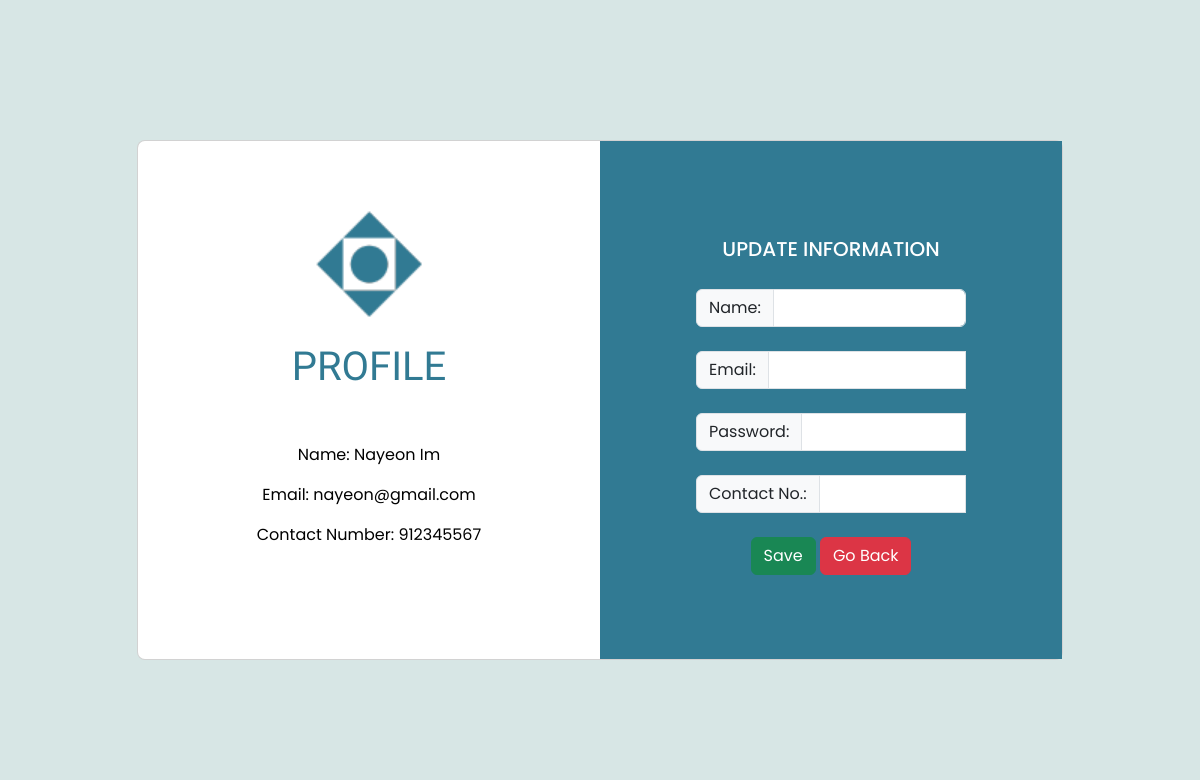
/customer/profile.php (signed in), run on the app's committed database.
### tables this page shows
CREATE TABLE `users` (
  `userId` int(11) NOT NULL,
  `name` varchar(100) DEFAULT NULL,
  `email` varchar(50) DEFAULT NULL,
  `password` varchar(50) DEFAULT NULL,
  `contactNo` int(11) DEFAULT NULL,
  `role` varchar(10) DEFAULT NULL
);

### customer/profile.php (the view, shortened to what this page needs)
<!DOCTYPE html>
<html lang="en">
  <head>
    <link rel="stylesheet" href="../css/userLogin.css">
    <link rel="stylesheet" href="https://cdn.jsdelivr.net/npm/bootstrap-icons@1.10.5/font/bootstrap-icons.css">
    <link rel="stylesheet" href="../bootstrap/css\bootstrap.css" />
  </head>
  <body>
<section class="h-100">
  <div class="container py-5 h-100 ">
    <div class="row d-flex justify-content-center align-items-center h-100">
      <div class="col-xl-10 ">
        <div class="card rounded-3 text-black">
          <div class="row g-0">
            <div class="col-lg-6">
              <div class="card-body p-md-5 mx-md-4">
                <div class="text-center">
                  <img src="../img/pashlogo.png"
                    style="width: 150px;" alt="logo">
                  <h4 class="mt-1 mb-5 pb-1">PROFILE</h4>
                </div>
                <div class="text-center">
                <p class="content"><?php
include "../dbconn.php";
if (isset($_SESSION['userId'])) {
    $userId = $_SESSION['userId'];
    $sql = "SELECT * FROM users WHERE userId = $userId";
    $result = mysqli_query($conn, $sql);
    if (mysqli_num_rows($result) === 1) {
        $row = mysqli_fetch_assoc($result);
        echo "Name: " . $row['name'];?></p>
        <p class="col content">
        <?php
        echo "Email: " . $row['email'];
        ?>
        </p>
        <p class="col content">
        <?php
        echo "Contact Number: " . $row['contactNo'] ;
    } else {
        echo "User not found.";
    }
} else {
}
?>
        </p>
              </div>
              </div>
            </div>
            <div class="col-lg-6 d-flex align-items-center" id = "right-box">
              <div class="text-white px-3 py-4 p-md-5 mx-md-5">
              <div class="text-center">
                  <h5 class="mt-5 mb-4 pb-1">UPDATE INFORMATION</h5>
                </div>
                <form method="post" action=" ">
                <div class="col">
                <div class="input-group mb-4">
                <span class="input-group-text">Name: </span>
                <input type="text" class="form-control" name="name">
                </div>
                <div class="col">
                <div class="input-group mb-4">
                <span class="input-group-text">Email: </span>
                <input type="email" class="form-control" name="email"><br>
                </div>
                <div class="col">
                <div class="input-group mb-4">
                <span class="input-group-text">Password: </span>
                <input type="text"class="form-control" name="password"><br>
                </div>
                <div class="col">
                <div class="input-group mb-1">
                <span class="input-group-text">Contact No.: </span>
                <input type="number" class="form-control" name="contactNo"><br>
                </div>
                <div class="text-center pt-1 mb-3 pb-1">
                    <button class="btn btn-success btn-block fa-lg mb-3 mt-3" type="submit" name="submit">Save</button>
                    <a href="home.php" class ="btn btn-danger">Go Back</a>
                  </div>
                </form>
              </div>
            </div>
              </div>
            </div>
          </div>
        </div>
      </div>
</section>
  </body>
</html>

### css/userLogin.css (style rules this page uses)
* { margin: 0; font-family: 'Poppins', sans-serif; }
body { height: 100vh; }
.text-center h4 { font-family: 'Antonio', sans-serif; color: #317A93; font-size: 2.5em; }
.h-100 { background-color: #D7E6E5; }
#right-box { background-color: #317A93; }

### data on the page
users: name "Nayeon Im", email "nayeon@gmail.com", contactNo "912345567"
